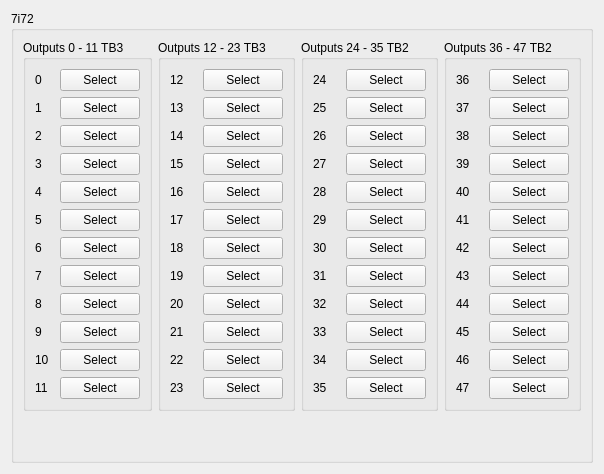
          <widget class="QWidget" name="ss7i72">
           <layout class="QGridLayout" name="gridLayout_77">
            <item row="0" column="0">
             <widget class="QGroupBox" name="groupBox_36">
              <property name="title">
               <string>7i72</string>
              </property>
              <layout class="QGridLayout" name="gridLayout_99">
               <item row="0" column="0">
                <widget class="QGroupBox" name="groupBox_51">
                 <property name="title">
                  <string>Outputs 0 - 11 TB3</string>
                 </property>
                 <layout class="QGridLayout" name="gridLayout_95">
                  <item row="2" column="0">
                   <widget class="QLabel" name="label_676">
                    <property name="text">
                     <string>2</string>
                    </property>
                   </widget>
                  </item>
                  <item row="6" column="0">
                   <widget class="QLabel" name="label_677">
                    <property name="text">
                     <string>6</string>
                    </property>
                   </widget>
                  </item>
                  <item row="1" column="0">
                   <widget class="QLabel" name="label_678">
                    <property name="text">
                     <string>1</string>
                    </property>
                   </widget>
                  </item>
                  <item row="4" column="0">
                   <widget class="QLabel" name="label_679">
                    <property name="text">
                     <string>4</string>
                    </property>
                   </widget>
                  </item>
                  <item row="11" column="0">
                   <widget class="QLabel" name="label_680">
                    <property name="text">
                     <string>11</string>
                    </property>
                   </widget>
                  </item>
                  <item row="7" column="0">
                   <widget class="QLabel" name="label_681">
                    <property name="text">
                     <string>7</string>
                    </property>
                   </widget>
                  </item>
                  <item row="9" column="0">
                   <widget class="QLabel" name="label_682">
                    <property name="text">
                     <string>9</string>
                    </property>
                   </widget>
                  </item>
                  <item row="10" column="0">
                   <widget class="QLabel" name="label_683">
                    <property name="text">
                     <string>10</string>
                    </property>
                   </widget>
                  </item>
                  <item row="8" column="0">
                   <widget class="QLabel" name="label_684">
                    <property name="text">
                     <string>8</string>
                    </property>
                   </widget>
                  </item>
                  <item row="5" column="0">
                   <widget class="QLabel" name="label_685">
                    <property name="text">
                     <string>5</string>
                    </property>
                   </widget>
                  </item>
                  <item row="0" column="0">
                   <widget class="QLabel" name="label_416">
                    <property name="text">
                     <string>0</string>
                    </property>
                   </widget>
                  </item>
                  <item row="3" column="0">
                   <widget class="QLabel" name="label_686">
                    <property name="text">
                     <string>3</string>
                    </property>
                   </widget>
                  </item>
                  <item row="0" column="1">
                   <widget class="QPushButton" name="ss7i72out_0">
                    <property name="text">
                     <string>Select</string>
                    </property>
                   </widget>
                  </item>
                  <item row="1" column="1">
                   <widget class="QPushButton" name="ss7i72out_1">
                    <property name="text">
                     <string>Select</string>
                    </property>
                   </widget>
                  </item>
                  <item row="2" column="1">
                   <widget class="QPushButton" name="ss7i72out_2">
                    <property name="text">
                     <string>Select</string>
                    </property>
                   </widget>
                  </item>
                  <item row="3" column="1">
                   <widget class="QPushButton" name="ss7i72out_3">
                    <property name="text">
                     <string>Select</string>
                    </property>
                   </widget>
                  </item>
                  <item row="4" column="1">
                   <widget class="QPushButton" name="ss7i72out_4">
                    <property name="text">
                     <string>Select</string>
                    </property>
                   </widget>
                  </item>
                  <item row="5" column="1">
                   <widget class="QPushButton" name="ss7i72out_5">
                    <property name="text">
                     <string>Select</string>
                    </property>
                   </widget>
                  </item>
                  <item row="6" column="1">
                   <widget class="QPushButton" name="ss7i72out_6">
                    <property name="text">
                     <string>Select</string>
                    </property>
                   </widget>
                  </item>
                  <item row="7" column="1">
                   <widget class="QPushButton" name="ss7i72out_7">
                    <property name="text">
                     <string>Select</string>
                    </property>
                   </widget>
                  </item>
                  <item row="8" column="1">
                   <widget class="QPushButton" name="ss7i72out_8">
                    <property name="text">
                     <string>Select</string>
                    </property>
                   </widget>
                  </item>
                  <item row="9" column="1">
                   <widget class="QPushButton" name="ss7i72out_9">
                    <property name="text">
                     <string>Select</string>
                    </property>
                   </widget>
                  </item>
                  <item row="10" column="1">
                   <widget class="QPushButton" name="ss7i72out_10">
                    <property name="text">
                     <string>Select</string>
                    </property>
                   </widget>
                  </item>
                  <item row="11" column="1">
                   <widget class="QPushButton" name="ss7i72out_11">
                    <property name="text">
                     <string>Select</string>
                    </property>
                   </widget>
                  </item>
                 </layout>
                </widget>
               </item>
               <item row="0" column="1">
                <widget class="QGroupBox" name="groupBox_52">
                 <property name="title">
                  <string>Outputs 12 - 23 TB3</string>
                 </property>
                 <layout class="QGridLayout" name="gridLayout_96">
                  <item row="2" column="0">
                   <widget class="QLabel" name="label_687">
                    <property name="text">
                     <string>14</string>
                    </property>
                   </widget>
                  </item>
                  <item row="3" column="0">
                   <widget class="QLabel" name="label_690">
                    <property name="text">
                     <string>15</string>
                    </property>
                   </widget>
                  </item>
                  <item row="9" column="0">
                   <widget class="QLabel" name="label_689">
                    <property name="text">
                     <string>21</string>
                    </property>
                   </widget>
                  </item>
                  <item row="0" column="0">
                   <widget class="QLabel" name="label_692">
                    <property name="text">
                     <string>12</string>
                    </property>
                   </widget>
                  </item>
                  <item row="10" column="0">
                   <widget class="QLabel" name="label_694">
                    <property name="text">
                     <string>22</string>
                    </property>
                   </widget>
                  </item>
                  <item row="4" column="0">
                   <widget class="QLabel" name="label_693">
                    <property name="text">
                     <string>16</string>
                    </property>
                   </widget>
                  </item>
                  <item row="11" column="0">
                   <widget class="QLabel" name="label_688">
                    <property name="text">
                     <string>23</string>
                    </property>
                   </widget>
                  </item>
                  <item row="6" column="0">
                   <widget class="QLabel" name="label_697">
                    <property name="text">
                     <string>18</string>
                    </property>
                   </widget>
                  </item>
                  <item row="1" column="0">
                   <widget class="QLabel" name="label_698">
                    <property name="text">
                     <string>13</string>
                    </property>
                   </widget>
                  </item>
                  <item row="7" column="0">
                   <widget class="QLabel" name="label_696">
                    <property name="text">
                     <string>19</string>
                    </property>
                   </widget>
                  </item>
                  <item row="5" column="0">
                   <widget class="QLabel" name="label_695">
                    <property name="text">
                     <string>17</string>
                    </property>
                   </widget>
                  </item>
                  <item row="8" column="0">
                   <widget class="QLabel" name="label_691">
                    <property name="text">
                     <string>20</string>
                    </property>
                   </widget>
                  </item>
                  <item row="0" column="1">
                   <widget class="QPushButton" name="ss7i72out_12">
                    <property name="text">
                     <string>Select</string>
                    </property>
                   </widget>
                  </item>
                  <item row="1" column="1">
                   <widget class="QPushButton" name="ss7i72out_13">
                    <property name="text">
                     <string>Select</string>
                    </property>
                   </widget>
                  </item>
                  <item row="2" column="1">
                   <widget class="QPushButton" name="ss7i72out_14">
                    <property name="text">
                     <string>Select</string>
                    </property>
                   </widget>
                  </item>
                  <item row="3" column="1">
                   <widget class="QPushButton" name="ss7i72out_15">
                    <property name="text">
                     <string>Select</string>
                    </property>
                   </widget>
                  </item>
                  <item row="4" column="1">
                   <widget class="QPushButton" name="ss7i72out_16">
                    <property name="text">
                     <string>Select</string>
                    </property>
                   </widget>
                  </item>
                  <item row="5" column="1">
                   <widget class="QPushButton" name="ss7i72out_17">
                    <property name="text">
                     <string>Select</string>
                    </property>
                   </widget>
                  </item>
                  <item row="6" column="1">
                   <widget class="QPushButton" name="ss7i72out_18">
                    <property name="text">
                     <string>Select</string>
                    </property>
                   </widget>
                  </item>
                  <item row="7" column="1">
                   <widget class="QPushButton" name="ss7i72out_19">
                    <property name="text">
                     <string>Select</string>
                    </property>
                   </widget>
                  </item>
                  <item row="8" column="1">
                   <widget class="QPushButton" name="ss7i72out_20">
                    <property name="text">
                     <string>Select</string>
                    </property>
                   </widget>
                  </item>
                  <item row="9" column="1">
                   <widget class="QPushButton" name="ss7i72out_21">
                    <property name="text">
                     <string>Select</string>
                    </property>
                   </widget>
                  </item>
                  <item row="10" column="1">
                   <widget class="QPushButton" name="ss7i72out_22">
                    <property name="text">
                     <string>Select</string>
                    </property>
                   </widget>
                  </item>
                  <item row="11" column="1">
                   <widget class="QPushButton" name="ss7i72out_23">
                    <property name="text">
                     <string>Select</string>
                    </property>
                   </widget>
                  </item>
                 </layout>
                </widget>
               </item>
               <item row="0" column="3">
                <widget class="QGroupBox" name="groupBox_54">
                 <property name="title">
                  <string>Outputs 36 - 47 TB2</string>
                 </property>
                 <layout class="QGridLayout" name="gridLayout_98">
                  <item row="5" column="0">
                   <widget class="QLabel" name="label_712">
                    <property name="text">
                     <string>41</string>
                    </property>
                   </widget>
                  </item>
                  <item row="9" column="0">
                   <widget class="QLabel" name="label_716">
                    <property name="text">
                     <string>45</string>
                    </property>
                   </widget>
                  </item>
                  <item row="8" column="0">
                   <widget class="QLabel" name="label_717">
                    <property name="text">
                     <string>44</string>
                    </property>
                   </widget>
                  </item>
                  <item row="1" column="0">
                   <widget class="QLabel" name="label_718">
                    <property name="text">
                     <string>37</string>
                    </property>
                   </widget>
                  </item>
                  <item row="7" column="0">
                   <widget class="QLabel" name="label_715">
                    <property name="text">
                     <string>43</string>
                    </property>
                   </widget>
                  </item>
                  <item row="4" column="0">
                   <widget class="QLabel" name="label_721">
                    <property name="text">
                     <string>40</string>
                    </property>
                   </widget>
                  </item>
                  <item row="6" column="0">
                   <widget class="QLabel" name="label_714">
                    <property name="text">
                     <string>42</string>
                    </property>
                   </widget>
                  </item>
                  <item row="3" column="0">
                   <widget class="QLabel" name="label_722">
                    <property name="text">
                     <string>39</string>
                    </property>
                   </widget>
                  </item>
                  <item row="0" column="0">
                   <widget class="QLabel" name="label_720">
                    <property name="text">
                     <string>36</string>
                    </property>
                   </widget>
                  </item>
                  <item row="11" column="0">
                   <widget class="QLabel" name="label_719">
                    <property name="text">
                     <string>47</string>
                    </property>
                   </widget>
                  </item>
                  <item row="10" column="0">
                   <widget class="QLabel" name="label_711">
                    <property name="text">
                     <string>46</string>
                    </property>
                   </widget>
                  </item>
                  <item row="2" column="0">
                   <widget class="QLabel" name="label_713">
                    <property name="text">
                     <string>38</string>
                    </property>
                   </widget>
                  </item>
                  <item row="0" column="1">
                   <widget class="QPushButton" name="ss7i72out_36">
                    <property name="text">
                     <string>Select</string>
                    </property>
                   </widget>
                  </item>
                  <item row="1" column="1">
                   <widget class="QPushButton" name="ss7i72out_37">
                    <property name="text">
                     <string>Select</string>
                    </property>
                   </widget>
                  </item>
                  <item row="2" column="1">
                   <widget class="QPushButton" name="ss7i72out_38">
                    <property name="text">
                     <string>Select</string>
                    </property>
                   </widget>
                  </item>
                  <item row="3" column="1">
                   <widget class="QPushButton" name="ss7i72out_39">
                    <property name="text">
                     <string>Select</string>
                    </property>
                   </widget>
                  </item>
                  <item row="4" column="1">
                   <widget class="QPushButton" name="ss7i72out_40">
                    <property name="text">
                     <string>Select</string>
                    </property>
                   </widget>
                  </item>
                  <item row="5" column="1">
                   <widget class="QPushButton" name="ss7i72out_41">
                    <property name="text">
                     <string>Select</string>
                    </property>
                   </widget>
                  </item>
                  <item row="6" column="1">
                   <widget class="QPushButton" name="ss7i72out_42">
                    <property name="text">
                     <string>Select</string>
                    </property>
                   </widget>
                  </item>
                  <item row="7" column="1">
                   <widget class="QPushButton" name="ss7i72out_43">
                    <property name="text">
                     <string>Select</string>
                    </property>
                   </widget>
                  </item>
                  <item row="8" column="1">
                   <widget class="QPushButton" name="ss7i72out_44">
                    <property name="text">
                     <string>Select</string>
                    </property>
                   </widget>
                  </item>
                  <item row="9" column="1">
                   <widget class="QPushButton" name="ss7i72out_45">
                    <property name="text">
                     <string>Select</string>
                    </property>
                   </widget>
                  </item>
                  <item row="10" column="1">
                   <widget class="QPushButton" name="ss7i72out_46">
                    <property name="text">
                     <string>Select</string>
                    </property>
                   </widget>
                  </item>
                  <item row="11" column="1">
                   <widget class="QPushButton" name="ss7i72out_47">
                    <property name="text">
                     <string>Select</string>
                    </property>
                   </widget>
                  </item>
                 </layout>
                </widget>
               </item>
               <item row="0" column="2">
                <widget class="QGroupBox" name="groupBox_53">
                 <property name="title">
                  <string>Outputs 24 - 35 TB2</string>
                 </property>
                 <layout class="QGridLayout" name="gridLayout_97">
                  <item row="11" column="0">
                   <widget class="QLabel" name="label_702">
                    <property name="text">
                     <string>35</string>
                    </property>
                   </widget>
                  </item>
                  <item row="8" column="0">
                   <widget class="QLabel" name="label_701">
                    <property name="text">
                     <string>32</string>
                    </property>
                   </widget>
                  </item>
                  <item row="6" column="0">
                   <widget class="QLabel" name="label_707">
                    <property name="text">
                     <string>30</string>
                    </property>
                   </widget>
                  </item>
                  <item row="2" column="0">
                   <widget class="QLabel" name="label_706">
                    <property name="text">
                     <string>26</string>
                    </property>
                   </widget>
                  </item>
                  <item row="9" column="0">
                   <widget class="QLabel" name="label_700">
                    <property name="text">
                     <string>33</string>
                    </property>
                   </widget>
                  </item>
                  <item row="0" column="0">
                   <widget class="QLabel" name="label_699">
                    <property name="text">
                     <string>24</string>
                    </property>
                   </widget>
                  </item>
                  <item row="1" column="0">
                   <widget class="QLabel" name="label_704">
                    <property name="text">
                     <string>25</string>
                    </property>
                   </widget>
                  </item>
                  <item row="5" column="0">
                   <widget class="QLabel" name="label_709">
                    <property name="text">
                     <string>29</string>
                    </property>
                   </widget>
                  </item>
                  <item row="4" column="0">
                   <widget class="QLabel" name="label_710">
                    <property name="text">
                     <string>28</string>
                    </property>
                   </widget>
                  </item>
                  <item row="10" column="0">
                   <widget class="QLabel" name="label_703">
                    <property name="text">
                     <string>34</string>
                    </property>
                   </widget>
                  </item>
                  <item row="3" column="0">
                   <widget class="QLabel" name="label_705">
                    <property name="text">
                     <string>27</string>
                    </property>
                   </widget>
                  </item>
                  <item row="7" column="0">
                   <widget class="QLabel" name="label_708">
                    <property name="text">
                     <string>31</string>
                    </property>
                   </widget>
                  </item>
                  <item row="0" column="1">
                   <widget class="QPushButton" name="ss7i72out_24">
                    <property name="text">
                     <string>Select</string>
                    </property>
                   </widget>
                  </item>
                  <item row="1" column="1">
                   <widget class="QPushButton" name="ss7i72out_25">
                    <property name="text">
                     <string>Select</string>
                    </property>
                   </widget>
                  </item>
                  <item row="2" column="1">
                   <widget class="QPushButton" name="ss7i72out_26">
                    <property name="text">
                     <string>Select</string>
                    </property>
                   </widget>
                  </item>
                  <item row="3" column="1">
                   <widget class="QPushButton" name="ss7i72out_27">
                    <property name="text">
                     <string>Select</string>
                    </property>
                   </widget>
                  </item>
                  <item row="4" column="1">
                   <widget class="QPushButton" name="ss7i72out_28">
                    <property name="text">
                     <string>Select</string>
                    </property>
                   </widget>
                  </item>
                  <item row="5" column="1">
                   <widget class="QPushButton" name="ss7i72out_29">
                    <property name="text">
                     <string>Select</string>
                    </property>
                   </widget>
                  </item>
                  <item row="6" column="1">
                   <widget class="QPushButton" name="ss7i72out_30">
                    <property name="text">
                     <string>Select</string>
                    </property>
                   </widget>
                  </item>
                  <item row="7" column="1">
                   <widget class="QPushButton" name="ss7i72out_31">
                    <property name="text">
                     <string>Select</string>
                    </property>
                   </widget>
                  </item>
                  <item row="8" column="1">
                   <widget class="QPushButton" name="ss7i72out_32">
                    <property name="text">
                     <string>Select</string>
                    </property>
                   </widget>
                  </item>
                  <item row="9" column="1">
                   <widget class="QPushButton" name="ss7i72out_33">
                    <property name="text">
                     <string>Select</string>
                    </property>
                   </widget>
                  </item>
                  <item row="10" column="1">
                   <widget class="QPushButton" name="ss7i72out_34">
                    <property name="text">
                     <string>Select</string>
                    </property>
                   </widget>
                  </item>
                  <item row="11" column="1">
                   <widget class="QPushButton" name="ss7i72out_35">
                    <property name="text">
                     <string>Select</string>
                    </property>
                   </widget>
                  </item>
                 </layout>
                </widget>
               </item>
               <item row="1" column="0">
                <spacer name="verticalSpacer_12">
                 <property name="orientation">
                  <enum>Qt::Vertical</enum>
                 </property>
                 <property name="sizeHint" stdset="0">
                  <size>
                   <width>20</width>
                   <height>40</height>
                  </size>
                 </property>
                </spacer>
               </item>
              </layout>
             </widget>
            </item>
           </layout>
          </widget>
